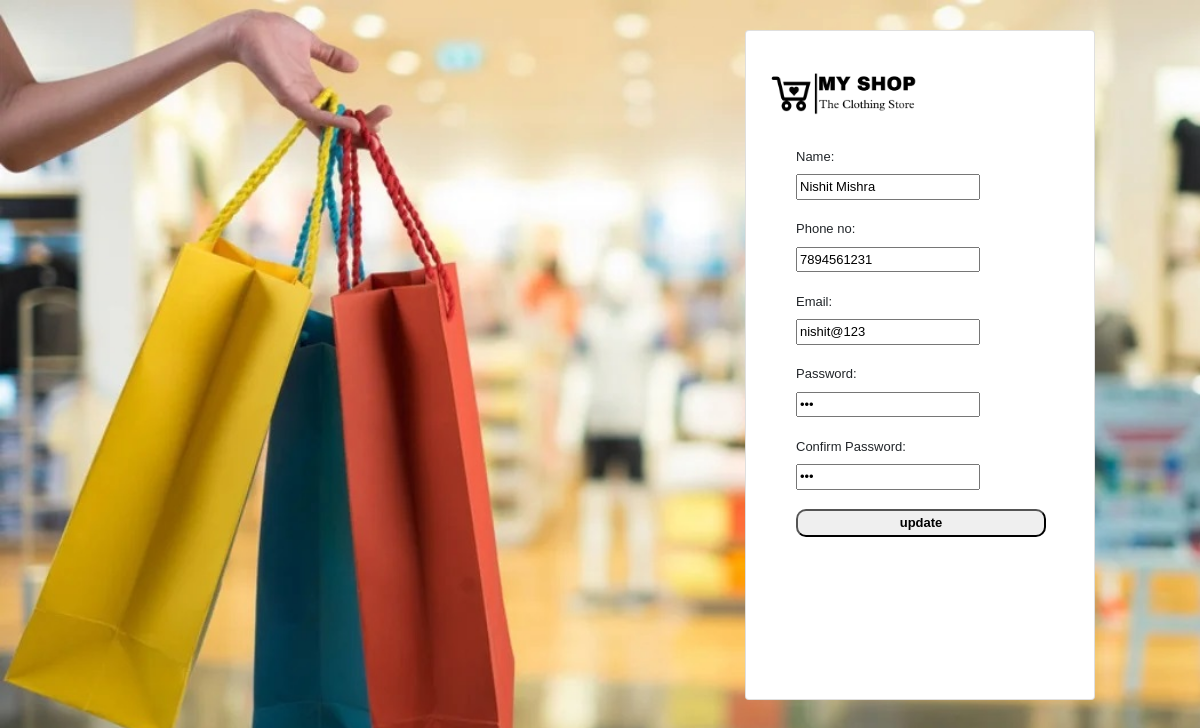
Screenshot of /home/edit_user/3 with the database file from the repository.
### myshopapp/models.py (models this page shows)
class Register(models.Model):
    name = models.CharField(max_length=100)
    phoneno=models.IntegerField()
    email=models.CharField(max_length=100)
    password=models.CharField(max_length=100)
    status=models.IntegerField(default=1)

### myshopapp/views.py (the view)
# urls.py: path('edit_user/<id>',views.edit_user,name='edit_user'),
def edit_user(request,id):
    user=Register.objects.get(id=id)
    data={'title':'update | MyShop','user':user}
    return render(request,'Edit.html',data)

### myshopapp/templates/Edit.html (shortened to what this page needs)
<!DOCTYPE html>
{% load static %}
<html lang="en">
<head>
    <link rel="stylesheet" href="https://cdn.jsdelivr.net/npm/bootstrap@4.6.2/dist/css/bootstrap.min.css"
>
    <link rel="stylesheet" href="{% static 'css/style1.css' %}">
</head>
<body
    style="background-image: url(../static/images/loginbanner.jpg); background-attachment: fixed; background-size: cover; ">
    <div class="container">
        <div class="card" style="width: 350px; height:670px; margin-top: 30px; margin-left: 700px;">
            <div class="card-body">
                <form method="POST" action="{% url 'update' %}" enctype="multipart/form-data">
                    <img src="{% static 'images/loginlogo.png' %}" alt="logo" id="img" /><br><br>
                    <div id="signupsection">
                        <label>Name:</label> <br>
                        <input class="text1" type="text" value="{{user.name}}" placeholder="Enter Your Name" name="name" required /><br><br>
                        <label>Phone no:</label> <br>
                        <input class="text1" type="Number"   value="{{user.phoneno}}" name="phoneno" required /><br><br>
                        <label>Email:</label><br>
                        <input class="text1" type="Email"  value="{{user.email}}" placeholder="Email" name="email" required /><br><br>
                        <label>Password:</label> <br>
                        <input class="text1" type="password"  value="{{user.password}}" placeholder="password" name="password" required /><br><br>
                        <label>Confirm Password:</label> <br>
                        <input class="text1" type="password"   value="{{user.password}}" placeholder="password" name="password" required /><br><br>
                        <input type="submit" value="update" id="button"><br><br>
                    </div>
                </form>
            </div>
        </div>
    </div>
</body>
</html>

### myshopapp/static/css/style1.css (style rules this page uses)
#img { margin-top:20px; width: 50%; }
#button { border-radius: 10px; width:250px; height: 28px; font-weight: bold; font-size: 13px; }
#signupsection { padding-left: 30px; padding-top:5px; font-size: 13px; font-family: Verdana, Geneva, Tahoma, sans-serif; }

### rows the page displays
Register: name "Nishit Mishra", phoneno "7894561231", email "nishit@123"
